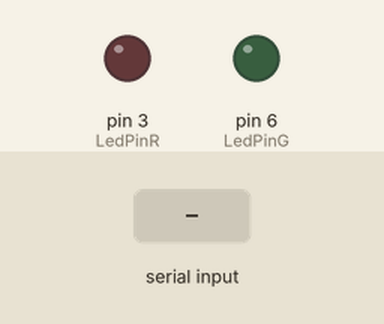
Recording of a sketch running on a simulated Arduino Uno, built with avr-gcc and run on an emulated ATmega328P. Shown: output pins drawn as LEDs (lit = HIGH). The test bench sets the inputs (shaded band). Pins used as bus, display or sensor lines are not drawn.

Above: at 1.2 s.
1.3 s: "ACTIVE" received over Serial
At 3.1 s:
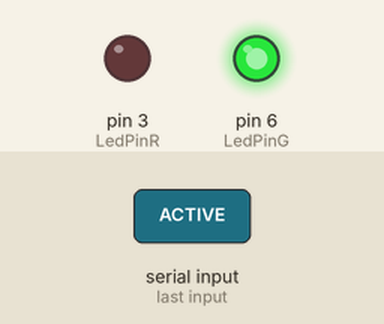
4.3 s: "BLOCKED" received over Serial
At 6.1 s:
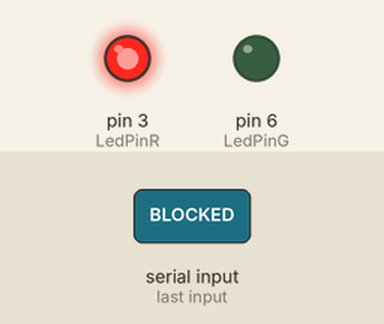
Timing chart, 0 to 7.8 s (numbered marks = the images above; inputs shaded):
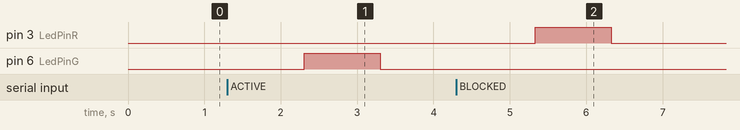

The sketch:

Arduino_for_LedPin.ino
```cpp
#include <SPI.h>
#include <MFRC522.h>
//MFRC522 - сканер

const int diod_delay = 1000;
int LedPinR = 3;
int LedPinG = 6;


#define RST_PIN         9          // Configurable, see typical pin layout above
#define SS_PIN          10         // Configurable, see typical pin layout above

MFRC522 mfrc522(SS_PIN, RST_PIN);  // Create MFRC522 instance глобальный экземпляр класса


void setup() {
    pinMode(LedPinG, OUTPUT);
    pinMode(LedPinR, OUTPUT);
    Serial.begin(9600);     // Initialize serial communications with the PC
    while (!Serial);        // Do nothing if no serial port is opened (added for Arduinos based on ATMEGA32U4)  крутимся в цикле пока не откроется порт
    SPI.begin();            // Init SPI bus
    mfrc522.PCD_Init();     // Init MFRC522
}

unsigned long getID(){
  if (!mfrc522.PICC_ReadCardSerial()) { //Since a PICC placed get Serial and continue
    return -1;
  }
  unsigned long hex_num;
  hex_num =  mfrc522.uid.uidByte[0] << 24; // записываем 4х байтовове число последовательно сдвигая то что записали ранее
  hex_num += mfrc522.uid.uidByte[1] << 16;
  hex_num += mfrc522.uid.uidByte[2] <<  8;
  hex_num += mfrc522.uid.uidByte[3];
  mfrc522.PICC_HaltA(); // Stop reading
  return hex_num;
}

void turn_on_green() {
  digitalWrite(LedPinG, HIGH); // Включение светодиода
  delay(diod_delay);                     // Задержка
  digitalWrite(LedPinG, LOW);  // Выключение светодиода
  delay(diod_delay);
}

void turn_on_red() {
  digitalWrite(LedPinR, HIGH); // Включение светодиода
  delay(diod_delay);                     // Задержка
  digitalWrite(LedPinR, LOW);  // Выключение светодиода
  delay(diod_delay);
}


void loop()
{
    if(mfrc522.PICC_IsNewCardPresent()) { // если есть новая карточка
      unsigned long uid = getID();
      if(uid != -1){
        Serial.println(uid);
      }
    } else {
      /* "ACTIVE", "BLOCKED" */
      if(Serial.available()) {
        String data = Serial.readString();
        data.trim();
        if(data == "ACTIVE") {
          turn_on_green(); // зажечь зеленый
        } else if(data == "BLOCKED") {
          turn_on_red(); // зажечь красный диод
        }
      }
    }
}
```

Measured:
- after the input at 1.3 s, pin 6 (LedPinG): LOW → HIGH after 1.0 s, → LOW 1.0 s later
- after the input at 4.3 s, pin 3 (LedPinR): LOW → HIGH after 1.0 s, → LOW 1.0 s later
